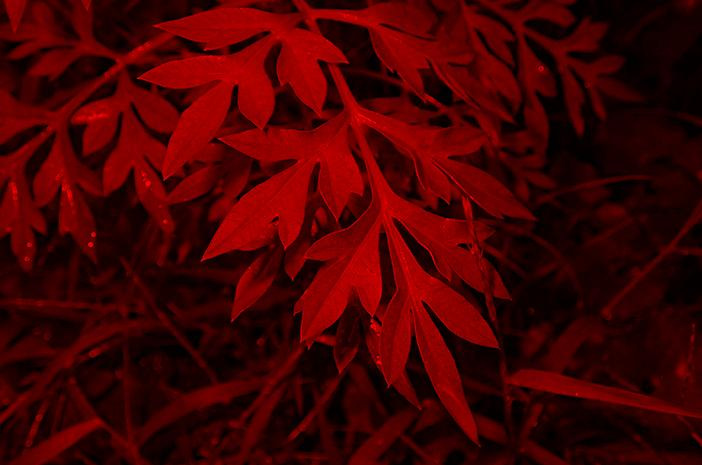
#> input picture PCD/TUGAS SESI 2/hasil/kenikir_red_channel.jpeg, 702 x 465 px, given in place of daun_kenikir.jpg, which was not available
$ python red.py
#> lines starting #> are read from the running program, lines starting #| are printed output that depends on the picture
import numpy as np
import imageio.v3 as image

paths = {
    "kenikir": "E:\\Nanad\\Tugas\\Python\\daun_kenikir.jpg",
    "singkong": "E:\\Nanad\\Tugas\\Python\\daun_singkong.jpeg",
    "pepaya": "E:\\Nanad\\Tugas\\Python\\daun_pepaya.jpeg"
}

for name, path in paths.items():
    # Membaca gambar
    image_source = image.imread(path)
#> image_source is the input picture: shape (465, 702, 3); mean R, G, B 70.3, 1.2, 1.5

    # Pisahkan channel warna merah
    red_ch = image_source[:,:,0]
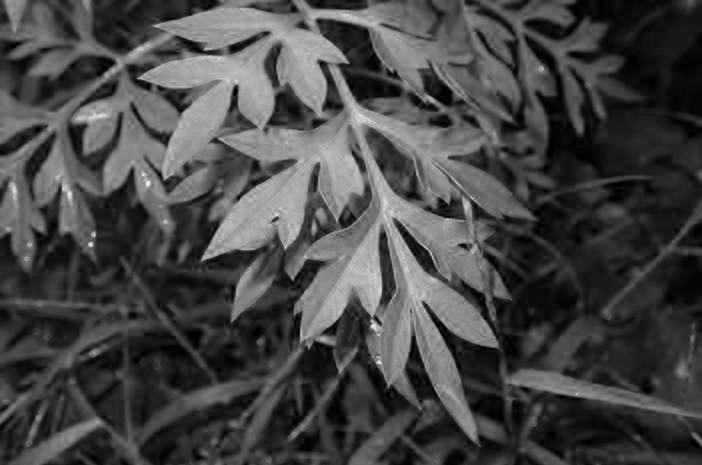
#> red_ch: shape (465, 702); min 0, max 243, mean 70.3

    # Membuat gambar baru hanya dengan channel merah
    image_red = np.zeros_like(image_source)
    image_red[:,:,0] = red_ch

    # Simpan gambar channel merah
    output_path = f"E:\\Nanad\\Tugas\\Python\\hasil\\{name}_red_channel.jpeg"
    image.imwrite(output_path, image_red)

    print(f"Gambar Channel Merah untuk {name} selesai disimpan di {output_path}")
#> pass 2 of the loop `for name, path in paths.items():`:
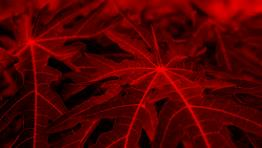
#> input picture PCD/TUGAS SESI 2/hasil/pepaya_red_channel.jpeg, 262 x 148 px, given in place of daun_singkong.jpeg, which was not available
#> image_source is the input picture: shape (148, 262, 3); mean R, G, B 83.8, 2, 2.3
#> `red_ch = image_source[:,:,0]`:
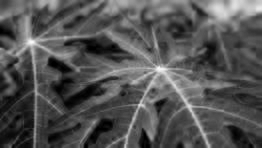
#> red_ch: shape (148, 262); min 0, max 250, mean 83.8
#> image_red: shape (148, 262, 3)
